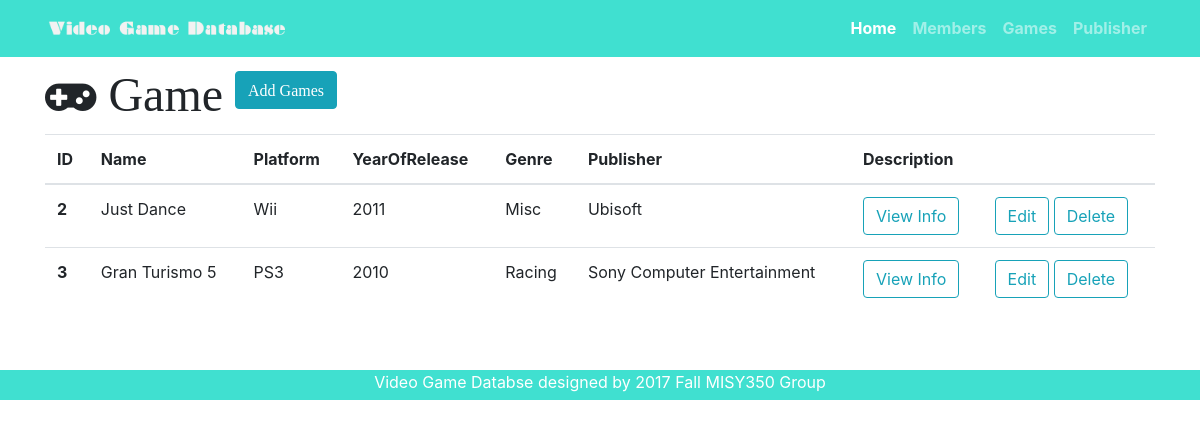
Before: /games with the older database file.
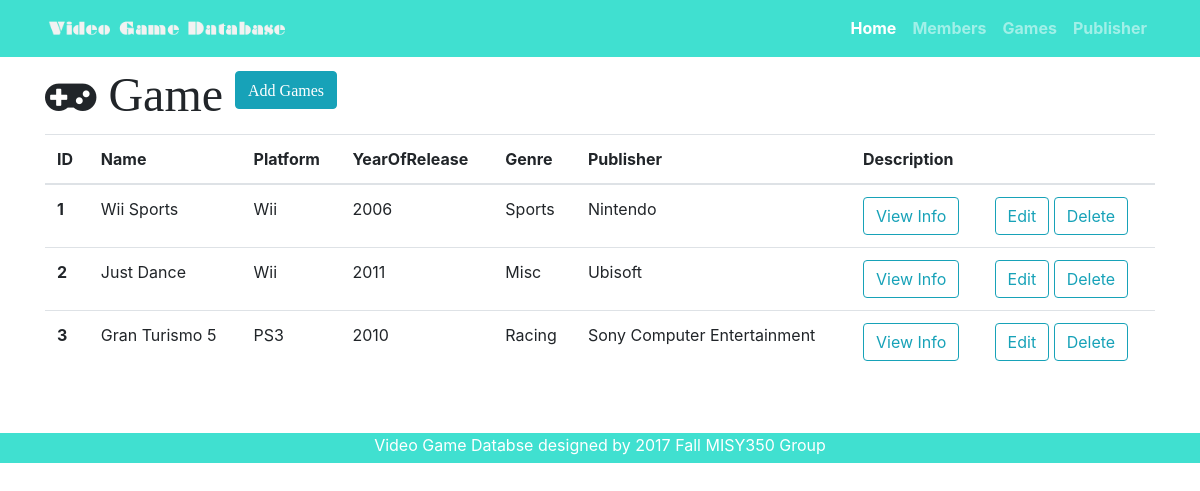
After: the same page with the newer database file.
### videogame.py (models this page shows)
class Game(db.Model):
    __tablename__ = 'games'
    id = db.Column(db.Integer, primary_key=True)
    name = db.Column(db.String(64))
    platform = db.Column(db.String(64))
    year_of_release = db.Column(db.Integer)
    genre = db.Column(db.String(64))
    description = db.Column(db.Text)
    publisher_id = db.Column(db.Integer, db.ForeignKey('publishers.id'))

class Publisher(db.Model):
    __tablename__ = 'publishers'
    id = db.Column(db.Integer, primary_key=True)
    name = db.Column(db.String(64))
    location = db.Column(db.CHAR(2))
    year_founded = db.Column(db.Integer)
    publisher = db.relationship('Game', backref='publisher', cascade='delete')

### videogame.py (the view)
@app.route('/games')
def game():
    games = Game.query.all()
    return render_template('games.html',games=games)

### templates/games.html (shortened to what this page needs)
{% extends "game-base.html" %}
{% block head %}
{{ super () }}
{% endblock %}
{% block page_content %}
<div class="container">
 <i class="fa fa-gamepad fa-3x" aria-hidden="true"> Game
 <a id="add" href="/game/add" class="btn btn-info" role="button" aria-disabled="true">Add Games</a>
</i> {% if games %}
 <table class="table mt-3">
   <thead>
     <tr>
       <th>ID</th>
       <th>Name</th>
       <th>Platform</th>
       <th>YearOfRelease</th>
       <th>Genre</th>
       <th>Publisher</th>
       <th>Description</th>
       <th></th>
     </tr>
   </thead>
   <tbody>
     {% for game in games %}
     <tr>
       <th scope="row">{{ game.id }}</th>
       <td>{{ game.name }}</td>
       <td>{{ game.platform }}</td>
       <td>{{ game.year_of_release }}</td>
       <td>{{ game.genre }}</td>
       <td>{{ game.publisher.name }}</td>
       <td>
          <button type="button" class="btn btn-outline-info" data-toggle="modal" data-target="#{{game.id}}">
                View Info
              </button>
        </td>
       <td>
         <a href="/game/edit/{{game.id}}" class="btn btn-outline-info" role="button" aria-disabled="true">Edit</a>
         <a href="/game/delete/{{game.id}}" class="btn btn-outline-info" role="button">Delete</a>
       </td>
     </tr>
     {% endfor%}
   </tbody>
 </table>
 {% else %}
 <h3>there is no games in the database yet.</h3> {% endif %}
</div>
{% endblock%}

### templates/game-base.html (shortened to what this page needs)
<!DOCTYPE html>
<html lang="en">
<head>
  {% block head %}
  <link rel="stylesheet" href="https://maxcdn.bootstrapcdn.com/bootstrap/4.0.0-beta.2/css/bootstrap.min.css">
  <link rel="stylesheet" href="https://maxcdn.bootstrapcdn.com/font-awesome/4.7.0/css/font-awesome.min.css">
  <link rel="stylesheet" type="text/css" href="{{ url_for('static', filename='css/customstyle.css') }}"> {% endblock %}
</head>
<body>
  <nav class="navbar navbar-expand-lg navbar-dark fixed-top" style="background-color:Turquoise; font-weight: bold;">
    <div class="container">
      <a class="navbar-brand" href="/">
         <img src="{{ url_for('static', filename='img/page-logo.png') }}"
          alt="logo" width="250">
       </a>
      <div class="collapse navbar-collapse" id="navbarResponsive">
        <ul class="navbar-nav ml-auto">
          <li class="nav-item active">
            <a class="nav-link" href="/">Home
              </a>
          </li>
          <li class="nav-item">
            <a class="nav-link" href="/members">Members</a>
          </li>
          <li class="nav-item">
            <a class="nav-link" href="/games">Games</a>
          </li>
          <li class="nav-item">
            <a class="nav-link" href="/publishers">Publisher</a>
          </li>
        </ul>
      </div>
    </div>
  </nav>
  {% block page_content %} {% endblock %}
  {% block footer %}
  <div id="footer">
      <footer>
        <p>Video Game Databse designed by 2017 Fall MISY350 Group </p>
      </footer>
    </div>
  {% endblock %}
</body>
</html>

### static/css/customstyle.css (style rules this page uses)
body { padding-top: 70px; }

### templates/games.html (style rules this page uses)
#add { left: 690px; color: white; }

### templates/game-base.html (style rules this page uses)
#footer { position: inherit; text-align: center; margin-top: 60px; color: white; bottom:0; width:100%; height:30px; background:Turquoise; }

Changed rows visible on the page:
added Game: id "1", name "Wii Sports", platform "Wii", year_of_release "2006", genre "Sports", publisher.name "Nintendo"
